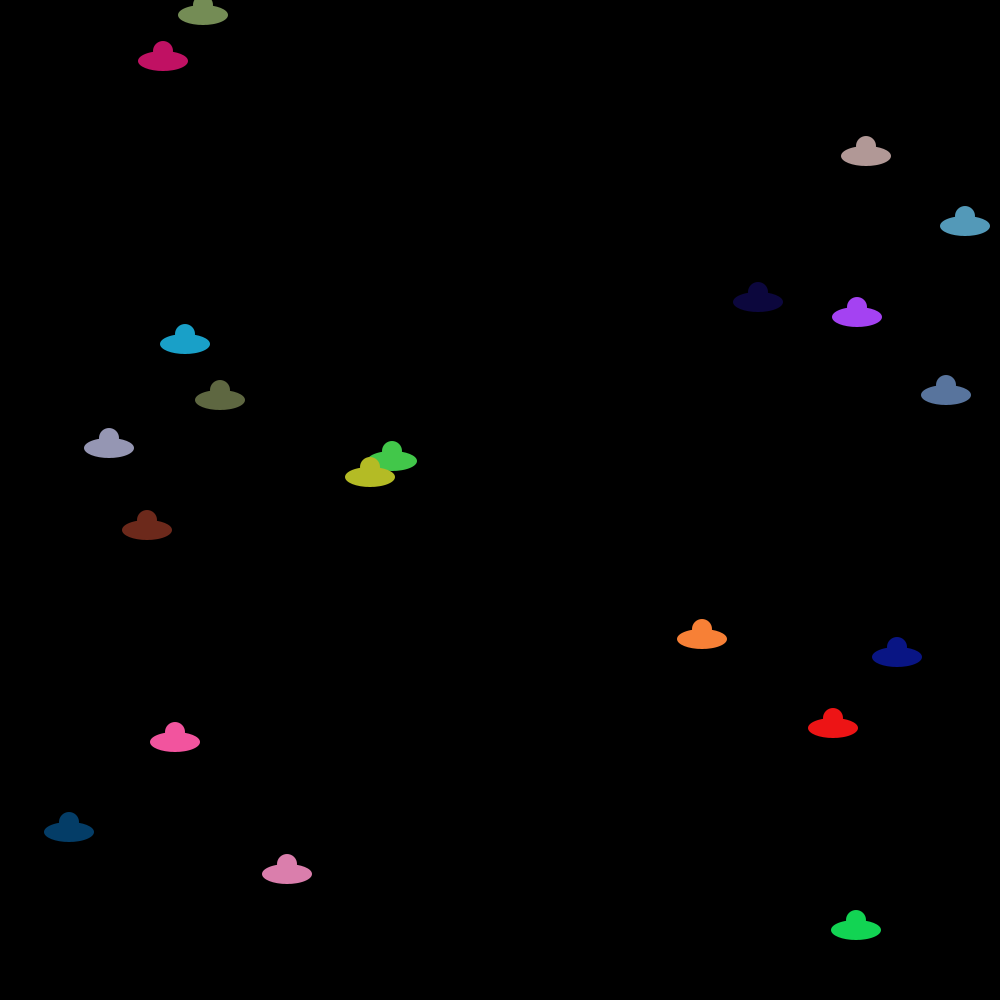
Frame 1 (no input)
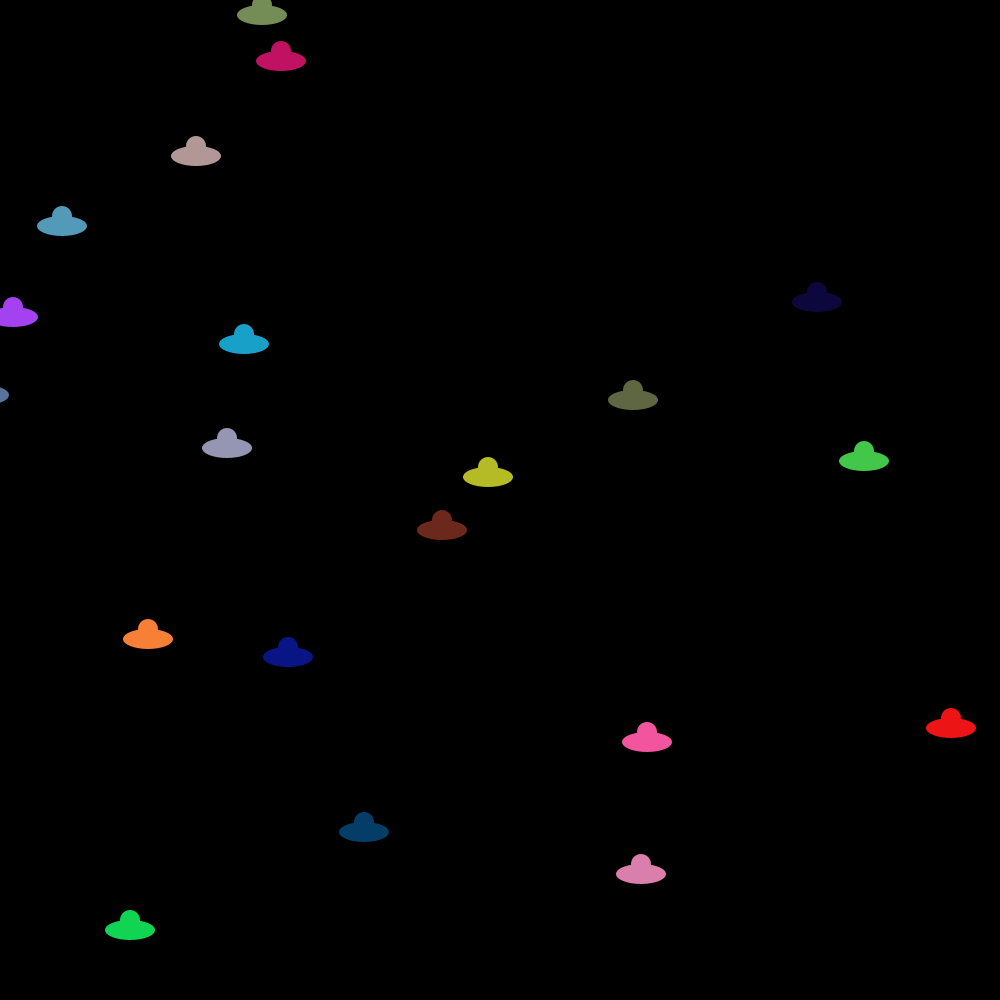
Frame 60 (the mouse pressed at the canvas centre just before this capture)
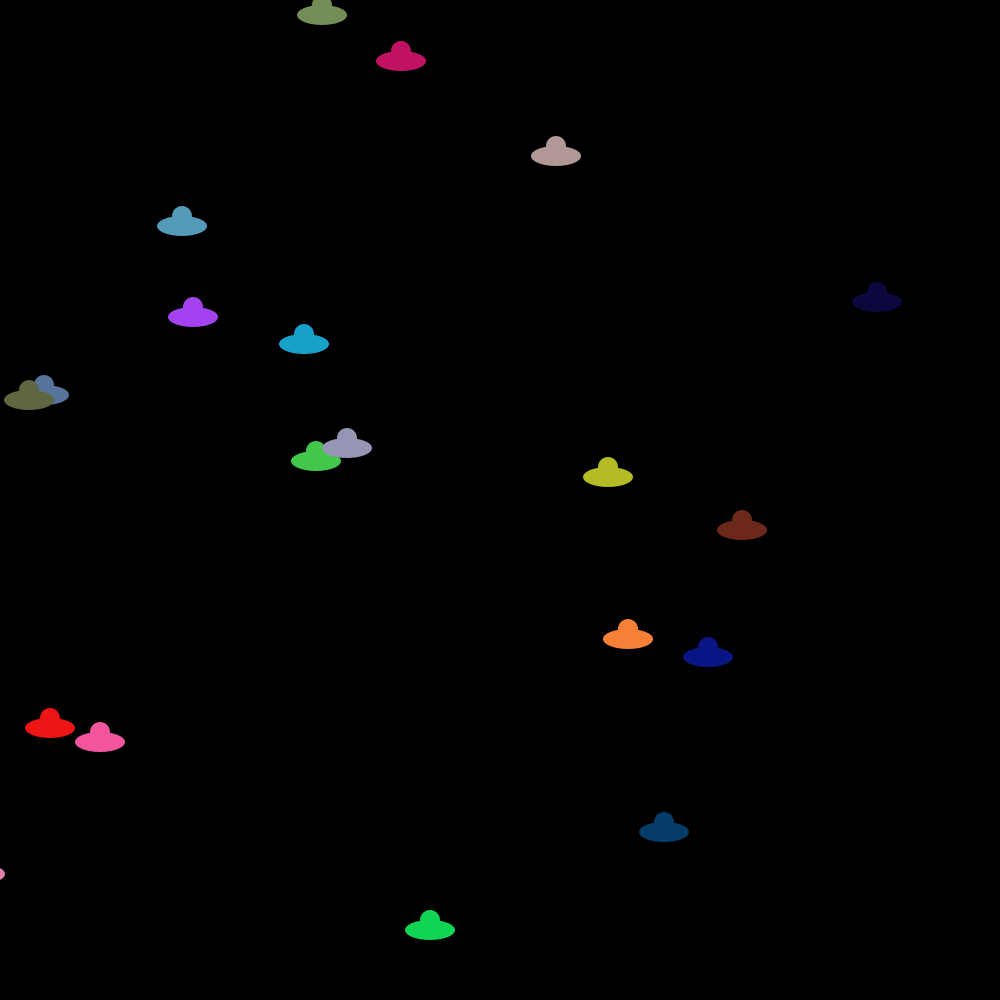
Frame 120 (the mouse held since frame 60 and released just before this capture)

The Processing sketch that drew these frames (run headless with seeded random() and noise(); from frame 60 on, the mouse is pressed at the canvas centre):

// Processing sketch: classAndArrayLists
// ── classAndArrayLists.pde
Ship [] ufo;
int num = 20;

void setup(){
  size(1000, 1000);
  smooth();
  noStroke();
  background(0);
  
  ufo = new Ship[num];
  
  for (int i=0; i<num; i++){
    ufo[i] = new Ship();
  }
}

void draw(){
  background(0);
  for(int i=0; i<num; i++){
    ufo[i].drawShip();
    ufo[i].floatShip();
  }
}
// ── Ship.pde
class Ship{
  color col;
  int velX, velY;
  int posX, posY;
  
  //constructor
  Ship(){
    col = color(random(255), random(255), random(255));
    velX = int(random(1, 10));
    posX = int(random(0, width));
    posY = int(random(0, height)); 
  }
  
  void drawShip(){
    fill(col);
    
    ellipse(posX, posY, 50, 20);
    ellipse(posX, posY-10, 20, 20);
  }
  
  void floatShip(){
    posX += velX;
   if (posX > width && velX > 0){
     posX= -20;
   }
  }
}
